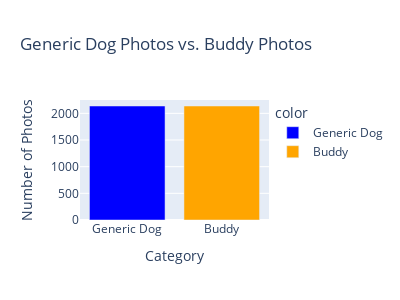

The code cell stored with this chart in its notebook:
### Code cell
# Specify the paths to images to train
dog_photos_folder = "generic dogs"
buddy_photos_folder = 'Exported Buddy'

# Get a list of all image files in each folder
dog_photos = [os.path.join(dog_photos_folder, file) for file in os.listdir(dog_photos_folder) if file.endswith('.jpg')][0:2138] # only take a sample of 2138 photos
buddy_photos = [os.path.join(buddy_photos_folder, file) for file in os.listdir(buddy_photos_folder)]
print(f"Number of generic dog images: {len(dog_photos)}")
print(f"Number of buddy photos: {len(buddy_photos)}")

# Visualize distribution
fig = px.bar(x=['Generic Dog', 'Buddy'],
             y=[len(dog_photos), len(buddy_photos)],
             title='Generic Dog Photos vs. Buddy Photos',
             labels={'x': 'Category', 'y': 'Number of Photos'},
             color=['Generic Dog', 'Buddy'],
             color_discrete_map={'Generic Dog': 'blue', 'Buddy': 'orange'})
fig.update_layout(width=400, height=300)
fig.show()

# Assign labels to the datasets
dog_labels = ['dog'] * len(dog_photos)
buddy_labels = ['buddy'] * len(buddy_photos)

# Combine the datasets and labels
all_photos = dog_photos + buddy_photos
all_labels = dog_labels + buddy_labels

# Split the dataset into training and testing sets
train_photos, test_photos, train_labels, test_labels = train_test_split(all_photos, all_labels, test_size=0.05, random_state=42)

print(f"Number of training samples: {len(train_photos)}")
print(f"Number of testing samples: {len(test_photos)}")

### Figure 1 — Plotly figure (JSON) as saved in the notebook; plotly's stock layout.template omitted (floating-point values rounded to 4 significant figures)
{"data": [{"alignmentgroup": "True", "hovertemplate": "color=Generic Dog<br>Category=%{x}<br>Number of Photos=%{y}<extra></extra>", "legendgroup": "Generic Dog", "marker": {"color": "blue", "pattern": {"shape": ""}}, "name": "Generic Dog", "offsetgroup": "Generic Dog", "orientation": "v", "showlegend": true, "textposition": "auto", "type": "bar", "x": ["Generic Dog"], "xaxis": "x", "y": [2138], "yaxis": "y"}, {"alignmentgroup": "True", "hovertemplate": "color=Buddy<br>Category=%{x}<br>Number of Photos=%{y}<extra></extra>", "legendgroup": "Buddy", "marker": {"color": "orange", "pattern": {"shape": ""}}, "name": "Buddy", "offsetgroup": "Buddy", "orientation": "v", "showlegend": true, "textposition": "auto", "type": "bar", "x": ["Buddy"], "xaxis": "x", "y": [2138], "yaxis": "y"}], "layout": {"barmode": "relative", "height": 300, "legend": {"title": {"text": "color"}, "tracegroupgap": 0}, "title": {"text": "Generic Dog Photos vs. Buddy Photos"}, "width": 400, "xaxis": {"anchor": "y", "domain": [0, 1], "title": {"text": "Category"}}, "yaxis": {"anchor": "x", "domain": [0, 1], "title": {"text": "Number of Photos"}}}}
